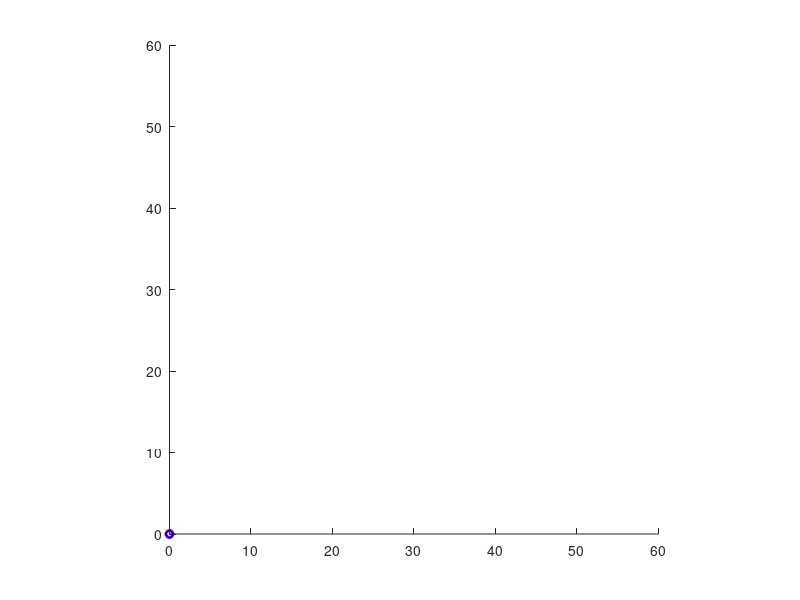

MATLAB code to generate this figure: (Note: this script raises an error after producing the figure.)
function simulate()

    close all
    clf
    hold on
    plot_prediction = plot(0,0,'or-', 'Linewidth', 1.5);
    plot_trajectory = plot(0,0,'db-','Linewidth', 1.5);
    axis equal
    xlim([0 60])
    ylim([0 60])
    
    current_state = [0; 0;0;0;0;0];
    current_MPC_solution = [];
    
    [H,Ts,id_u1, id_u2,id_x,id_z,id_theta,id_dotx,id_dotz,id_dottheta] = drone_info;
    [xobs,yobs, obj_coord,radius] = obstacle;
%     plot(xobs,yobs, '-k','Linewidth', 1.5);

    for k = 1:50
        
        %% Run the controller
        [command, current_MPC_solution, predicted_trajectory] = ...
            optimizetrajectory(current_state, current_MPC_solution);
        
        %% Run the simulation
        current_state = simulate_timestep(current_state, command);

        %% Visualize
        plot_prediction.XData = predicted_trajectory(:,1);
        plot_prediction.YData = predicted_trajectory(:,2);
        plot_trajectory.XData(end+1) = current_state(1);
        plot_trajectory.YData(end+1) = current_state(2);
        drawnow
        pause(0.05)
    end

end